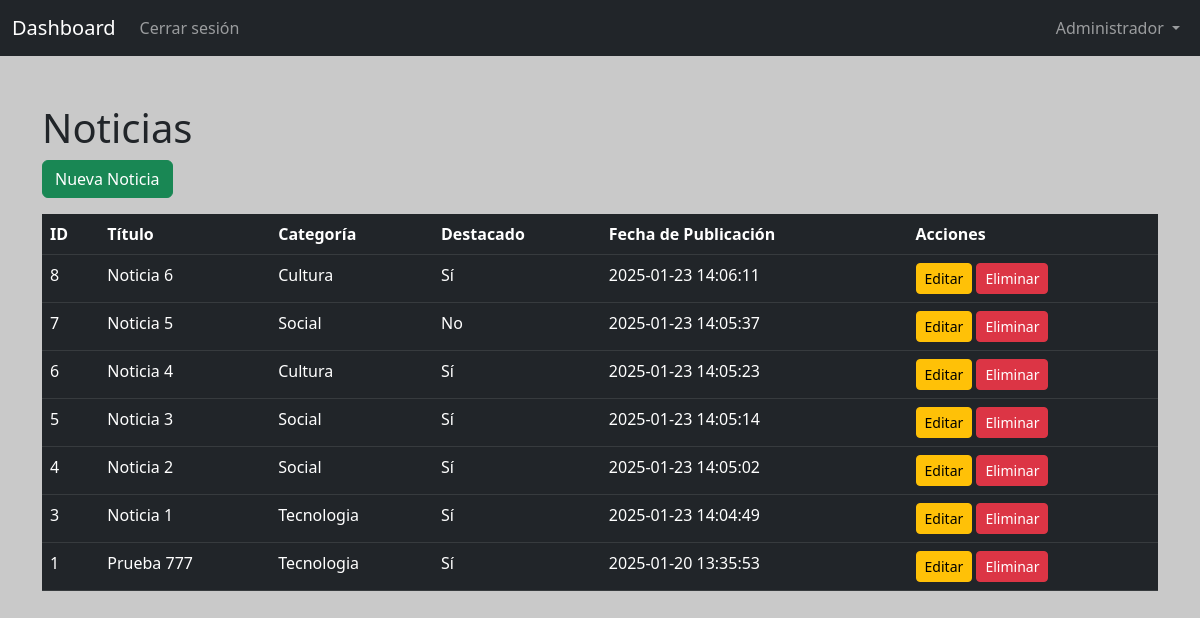
The page /lista_noticias.php (signed in) on the database its author committed.
### tables this page shows
CREATE TABLE `usuario` (
  `id_usuario` int(11) NOT NULL,
  `nombre` varchar(100) NOT NULL,
  `email` varchar(100) NOT NULL,
  `password` varchar(255) NOT NULL,
  `genero` enum('M','F','O') NOT NULL,
  `direccion` text DEFAULT NULL,
  `nacionalidad` varchar(100) DEFAULT NULL,
  `num_telefono` varchar(15) DEFAULT NULL,
  `fecha_nacimiento` date DEFAULT NULL,
  `perfil` varchar(255) NOT NULL,
  `rol_id` int(11) DEFAULT NULL,
  `fecha_registro` timestamp NOT NULL DEFAULT current_timestamp()
);

CREATE TABLE `noticias` (
  `id_noticias` int(11) NOT NULL,
  `titulo` varchar(255) NOT NULL,
  `contenido` text NOT NULL,
  `imagen` varchar(255) DEFAULT NULL,
  `categoria_id` int(11) DEFAULT NULL,
  `id_usuario` int(11) DEFAULT NULL,
  `destacado` tinyint(1) DEFAULT 0,
  `fecha_creacion` timestamp NOT NULL DEFAULT current_timestamp()
);

CREATE TABLE `categoria` (
  `id_categoria` int(11) NOT NULL,
  `nombre` varchar(100) NOT NULL
);

### lista_noticias.php (the view, shortened to what this page needs)
<?php
require_once "conexion.php";
$idusuario = $_SESSION['id_usuario'];
$queryUsuario = "SELECT nombre, email, rol_id FROM usuario WHERE id_usuario = ?";
$stmtUsuario = $conexion->prepare($queryUsuario);
$stmtUsuario->bind_param("i", $idusuario);
$stmtUsuario->execute();
$resultUsuario = $stmtUsuario->get_result();
$usuario = $resultUsuario->fetch_assoc();
$query = "SELECT n.id_noticias, n.titulo, n.fecha_creacion, n.destacado, c.nombre AS categoria
          FROM noticias n
          LEFT JOIN categoria c ON n.categoria_id = c.id_categoria
          ORDER BY n.fecha_creacion DESC";
$result = $conexion->query($query);
?>
<!DOCTYPE html>
<html lang="es">
<head>
    <link href="https://cdn.jsdelivr.net/npm/bootstrap@5.3.0/dist/css/bootstrap.min.css" rel="stylesheet">
</head>
<body>
    <nav class="navbar navbar-expand-lg navbar-dark bg-dark">
        <div class="container-fluid">
            <a class="navbar-brand" href="dashboard.php">Dashboard</a>
            <div class="collapse navbar-collapse">
                <ul class="navbar-nav me-auto mb-2 mb-lg-0">
                    <li class="nav-item">
                        <a class="nav-link" href="logout.php">Cerrar sesión</a>
                    </li>
                </ul>
                <ul class="navbar-nav ms-auto">
                    <li class="nav-item dropdown">
                        <a class="nav-link dropdown-toggle" href="#" id="userDropdown" role="button" data-bs-toggle="dropdown" aria-expanded="false">
                            <?php echo htmlspecialchars($usuario['nombre']); ?>
                        </a>
                    </li>
                </ul>
            </div>
        </div>
    </nav>
    <div class="container mt-5">
        <h1>Noticias</h1>
        <a href="subir_noticia.php" class="btn btn-success mb-3">Nueva Noticia</a>
        <table class="table table-dark table-hover">
            <thead>
                <tr>
                    <th>ID</th>
                    <th>Título</th>
                    <th>Categoría</th>
                    <th>Destacado</th>
                    <th>Fecha de Publicación</th>
                    <th>Acciones</th>
                </tr>
            </thead>
            <tbody>
                <?php while ($noticia = $result->fetch_assoc()): ?>
                <tr>
                    <td><?php echo $noticia['id_noticias']; ?></td>
                    <td><?php echo htmlspecialchars($noticia['titulo']); ?></td>
                    <td><?php echo htmlspecialchars($noticia['categoria'] ?? 'Sin categoría'); ?></td>
                    <td><?php echo $noticia['destacado'] ? 'Sí' : 'No'; ?></td>
                    <td><?php echo $noticia['fecha_creacion']; ?></td>
                    <td>
                        <a href="editar_noticia.php?id=<?php echo $noticia['id_noticias']; ?>" class="btn btn-warning btn-sm">Editar</a>
                        <a href="eliminar_noticia.php?id=<?php echo $noticia['id_noticias']; ?>" class="btn btn-danger btn-sm" onclick="return confirm('¿Estás seguro de eliminar esta noticia?');">Eliminar</a>
                    </td>
                </tr>
                <?php endwhile; ?>
            </tbody>
        </table>
    </div>
</body>
</html>

### lista_noticias.php (style rules this page uses)
body { background-color:rgb(201, 201, 201); }
.table-dark th, .table-dark td { color: #fff; }

### rows shown on the page
usuario: nombre "Administrador"
noticias: id_noticias "8", titulo "Noticia 6", categoria.nombre "Cultura", destacado "Sí", fecha_creacion "2025-01-23 14:06:11"
noticias: id_noticias "7", titulo "Noticia 5", categoria.nombre "Social", destacado "No", fecha_creacion "2025-01-23 14:05:37"
noticias: id_noticias "6", titulo "Noticia 4", categoria.nombre "Cultura", destacado "Sí", fecha_creacion "2025-01-23 14:05:23"
noticias: id_noticias "5", titulo "Noticia 3", categoria.nombre "Social", destacado "Sí", fecha_creacion "2025-01-23 14:05:14"
noticias: id_noticias "4", titulo "Noticia 2", categoria.nombre "Social", destacado "Sí", fecha_creacion "2025-01-23 14:05:02"
noticias: id_noticias "3", titulo "Noticia 1", categoria.nombre "Tecnologia", destacado "Sí", fecha_creacion "2025-01-23 14:04:49"
noticias: id_noticias "1", titulo "Prueba 777", categoria.nombre "Tecnologia", destacado "Sí", fecha_creacion "2025-01-20 13:35:53"
